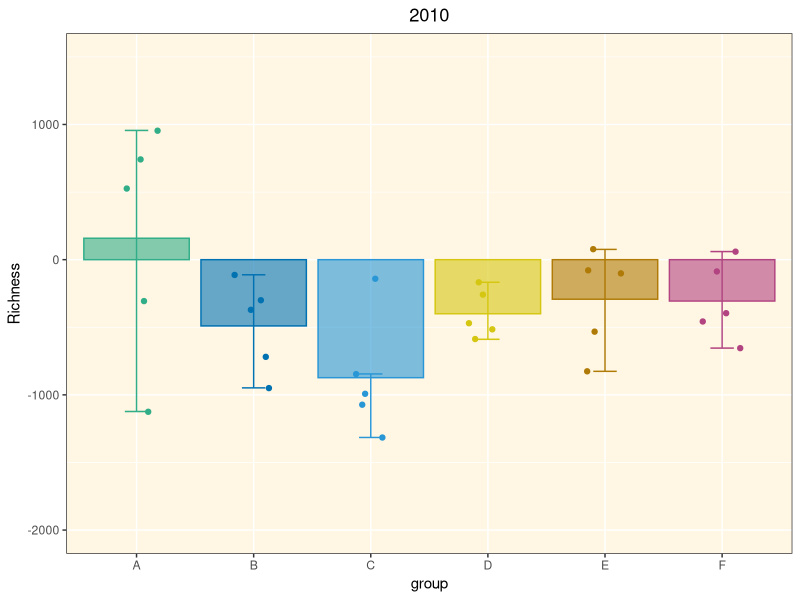
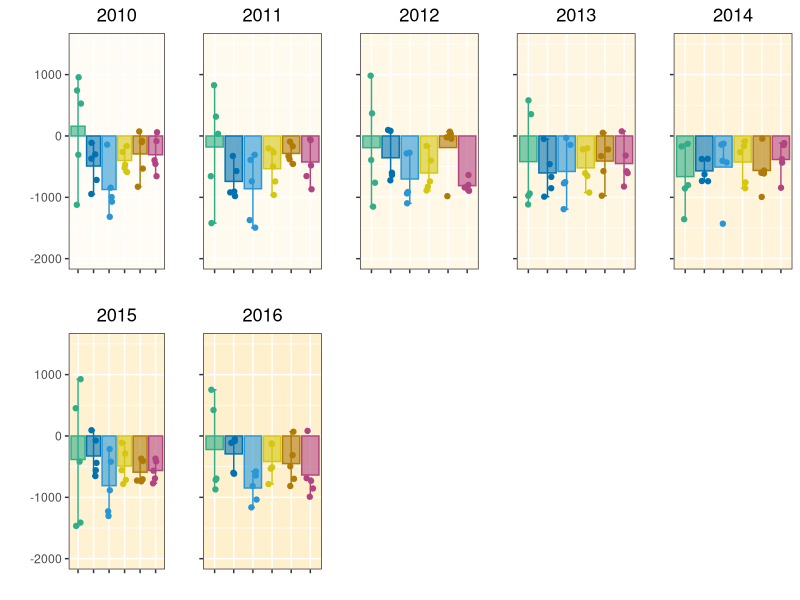
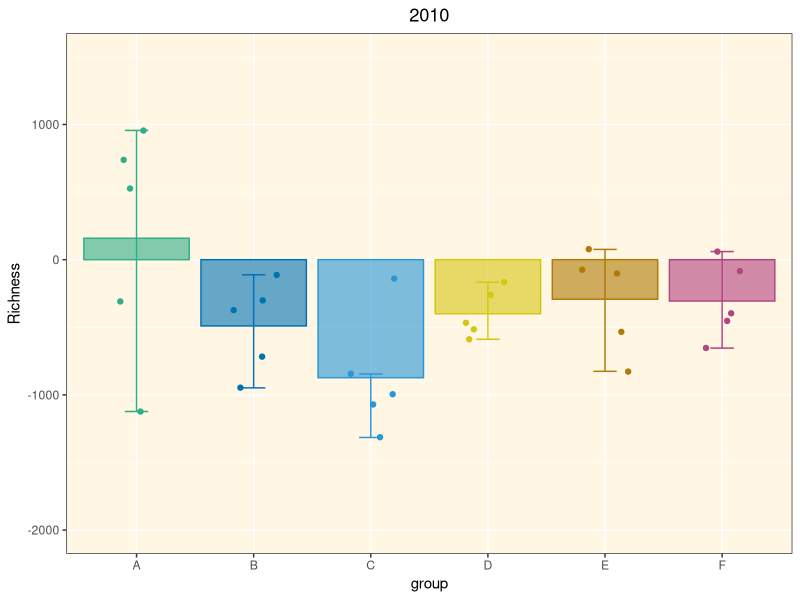
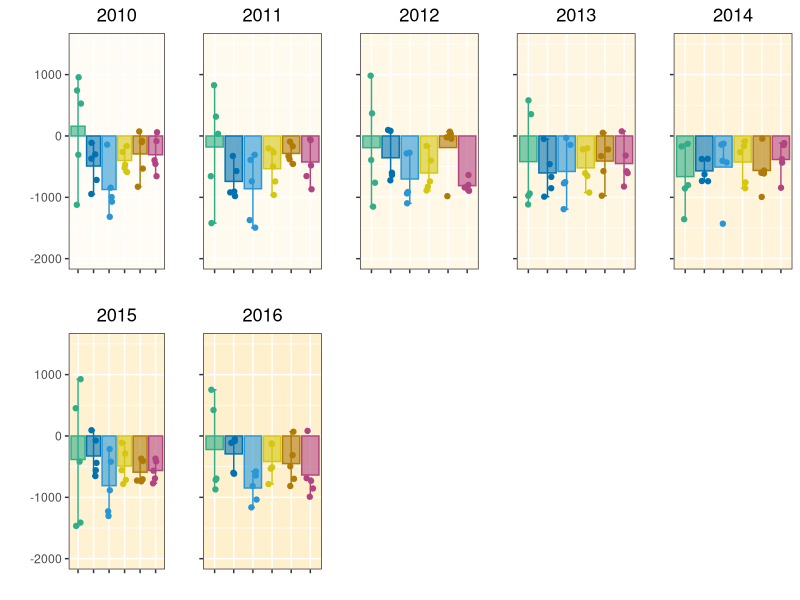

The R script that drew these images, in order:
# =============================================================================
# 柱状抖动散点误差棒
# organized：线性脚本 + 中文分节；路径相对本条目目录
# =============================================================================
# =============================================================================

script_dir <- tryCatch(
  dirname(normalizePath(sys.frame(1)$ofile)),
  error = function(e) {
    args <- commandArgs(trailingOnly = FALSE)
    file_arg <- grep("^--file=", args, value = TRUE)
    if (length(file_arg)) dirname(normalizePath(sub("^--file=", "", file_arg))) else normalizePath(getwd())
  }
)
root <- if (basename(script_dir) == "code") dirname(script_dir) else script_dir
out_dir <- file.path(root, "output", "figures")
dir.create(out_dir, recursive = TRUE, showWarnings = FALSE)

suppressPackageStartupMessages({
  library(ggplot2)
  library(dplyr)
  library(tidyr)
  library(readr)
  library(tibble)
  library(stringr)
  library(forcats)
})

# library(tidyverse) 已在文件头拆包

# 构造模拟数据：
for (i in 2010:2016) {
  data <- data.frame(A = sample(-1500:1000, 5),
                     B = sample(-1000:100, 5),
                     C = sample(-1500:10, 5),
                     D = sample(-1000:0, 5),
                     E = sample(-1000:100, 5),
                     F = sample(-1000:100, 5))

  # 宽数据转长数据：
  data_long <- pivot_longer(data, cols = everything(),
                            names_to = "group", values_to = "Richness") %>%
    group_by(group) %>%
    mutate(means = mean(Richness))

  assign(paste0("data_", i, "_long"), data_long)
}


# 绘制单图：
ggplot(data_2010_long)+
  # errorbar：
  stat_boxplot(aes(group, Richness, color = group), geom = "errorbar", width=0.2)+
  # 柱状图：
  geom_col(data=unique(data_2010_long[,c(1,3)]),
           aes(group, means, fill = group, color = group), alpha = 0.6)+
  # 抖动散点图：
  geom_jitter(aes(group, Richness, color = group), width = 0.2)+
  # 颜色模式：
  scale_fill_manual(values = c("#31ae88", "#0072b2", "#2997d6",
                               "#d5c711", "#af7a06", "#b24581"))+
  scale_color_manual(values = c("#31ae88", "#0072b2", "#2997d6",
                               "#d5c711", "#af7a06", "#b24581"))+
  ylim(-2000, 1500)+
  ggtitle("2010")+
  # 主题
  theme_bw()+
  theme(legend.position = "none",
        plot.title = element_text(hjust = 0.5),
        panel.grid = element_line(color = "white"),
        panel.background = element_rect(fill = "#fff6e3"))

ggsave(file.path(out_dir, "single_plot.pdf"), height = 4, width = 4.5)


# 循环作图：
# 背景色由浅变深：
fills <- colorRampPalette(c("#fffcf5", "#fff0cd"))(7)
p_list <- list()

m = 1
for (i in 2010:2016) {
  if (i == 2010|i == 2015) {
    p <- ggplot(get(paste0("data_", i, "_long")))+
      # errorbar：
      stat_boxplot(aes(group, Richness, color = group), geom = "errorbar", width=0.2)+
      # 柱状图：
      geom_col(data=unique(get(paste0("data_", i, "_long"))[,c(1,3)]),
               aes(group, means, fill = group, color = group), alpha = 0.6)+
      # 抖动散点图：
      geom_jitter(aes(group, Richness, color = group), width = 0.2)+
      # 颜色模式：
      scale_fill_manual(values = c("#31ae88", "#0072b2", "#2997d6",
                                   "#d5c711", "#af7a06", "#b24581"))+
      scale_color_manual(values = c("#31ae88", "#0072b2", "#2997d6",
                                    "#d5c711", "#af7a06", "#b24581"))+
      ylim(-2000, 1500)+
      xlab("")+
      ylab("")+
      ggtitle(i)+
      # 主题
      theme_bw()+
      theme(legend.position = "none",
            axis.text.x = element_blank(),
            plot.title = element_text(hjust = 0.5),
            panel.grid = element_line(color = "white"),
            panel.background = element_rect(fill = fills[m]))
    p_list[[m]] <- p
    assign(paste0("p_",m), p)
    m = m+1
  } else {
    p <- ggplot(get(paste0("data_", i, "_long")))+
      # errorbar：
      stat_boxplot(aes(group, Richness, color = group), geom = "errorbar", width=0.2)+
      # 柱状图：
      geom_col(data=unique(get(paste0("data_", i, "_long"))[,c(1,3)]),
               aes(group, means, fill = group, color = group), alpha = 0.6)+
      # 抖动散点图：
      geom_jitter(aes(group, Richness, color = group), width = 0.2)+
      # 颜色模式：
      scale_fill_manual(values = c("#31ae88", "#0072b2", "#2997d6",
                                   "#d5c711", "#af7a06", "#b24581"))+
      scale_color_manual(values = c("#31ae88", "#0072b2", "#2997d6",
                                    "#d5c711", "#af7a06", "#b24581"))+
      xlab("")+
      ylab("")+
      ylim(-2000, 1500)+
      ggtitle(i)+
      # 主题
      theme_bw()+
      theme(legend.position = "none",
            axis.text = element_blank(),
            plot.title = element_text(hjust = 0.5),
            panel.grid = element_line(color = "white"),
            panel.background = element_rect(fill = fills[m]))
    p_list[[m]] <- p
    assign(paste0("p_",m), p)
    m = m+1
  }
}

# 拼图
library(cowplot)

plot_grid(plotlist = p_list, ncol = 5, rel_widths = c(1.1, 1, 1, 1, 1))

ggsave(file.path(out_dir, "plot_all.pdf"), height = 6, width = 15)
